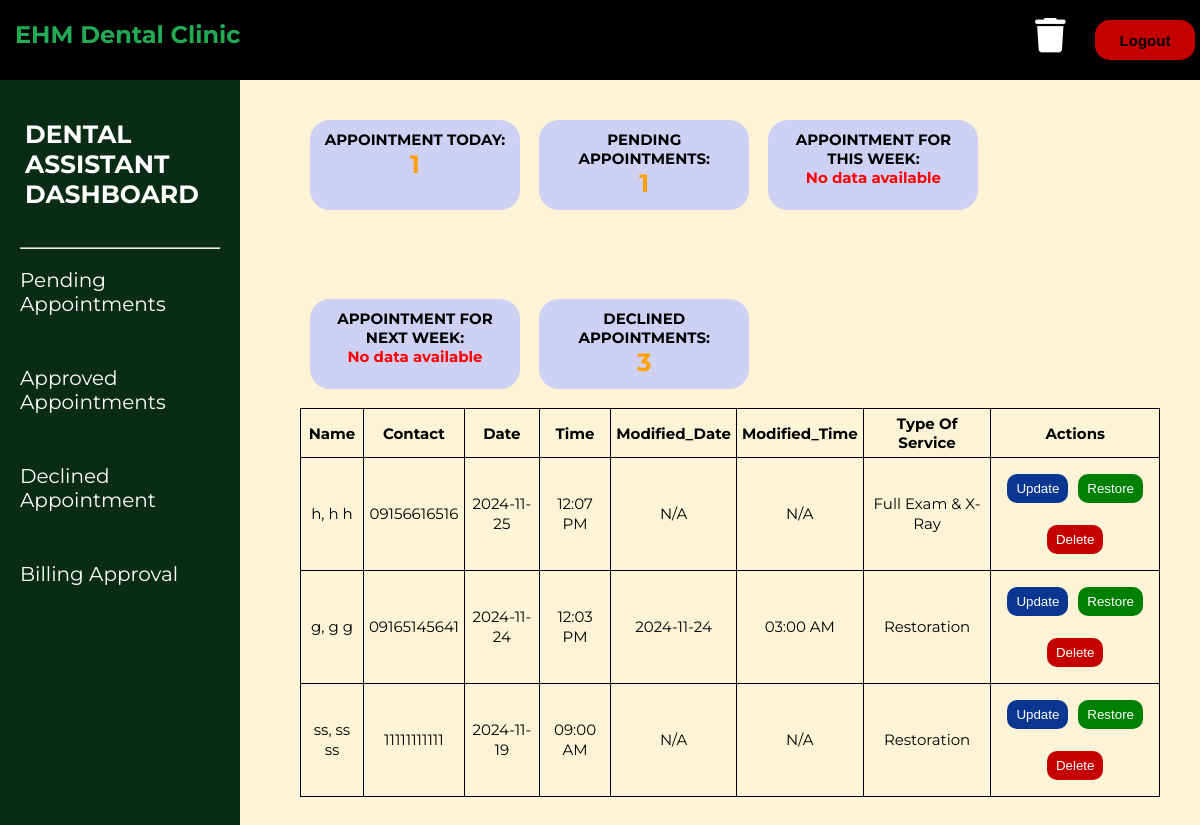
The app's page /DENTAL_ASSISTANT/declined.php (signed in) with its own data.
### tables this page shows
CREATE TABLE `tbl_appointments` (
  `id` int(11) NOT NULL,
  `name` int(255) NOT NULL,
  `contact` varchar(11) NOT NULL,
  `date` date NOT NULL,
  `time` time NOT NULL,
  `modified_date` date DEFAULT NULL,
  `modified_time` time DEFAULT NULL,
  `modified_by` int(3) DEFAULT NULL,
  `service_type` int(11) NOT NULL,
  `status` int(4) DEFAULT 1
);

CREATE TABLE `tbl_patient` (
  `id` int(11) NOT NULL,
  `first_name` varchar(30) NOT NULL,
  `middle_name` varchar(2) DEFAULT NULL,
  `last_name` varchar(20) NOT NULL
);

CREATE TABLE `tbl_service_type` (
  `id` int(11) NOT NULL,
  `service_type` varchar(50) NOT NULL,
  `price` decimal(10,2) NOT NULL
);

### DENTAL_ASSISTANT/declined.php (the view, shortened to what this page needs)
<!DOCTYPE html>
<html lang="en">
<head>
    <link rel="stylesheet" href="dental_assistant.css">
    <link rel="stylesheet" href="https://cdnjs.cloudflare.com/ajax/libs/font-awesome/6.6.0/css/all.min.css"
 />
</head>
<body>
    <nav>
        <a href="../HOME_PAGE/Home_page.php">
            <div class="logo">
                <h1><span>EHM</span> Dental Clinic</h1>
            </div>
        </a>
        <form method="POST" class="s-buttons" action="../logout.php">
            <a href="archives.php"><i class="fas fa-trash trash"></i></a>
            <button type="submit" class="logout-button">Logout</button>
        </form>
    </nav>
    <div>
        <aside class="sidebar">
            <ul>
                <br>
                <a class="active" href="dental_assistant_dashboard.php">
                    <h3>DENTAL ASSISTANT<br>DASHBOARD</h3>
                </a>
                <br>
                <br>
                <hr>
                <br>
                <li><a href="pending.php">Pending Appointments</a></a></li>
                <li><a href="appointments.php">Approved Appointments</a></li>
                <li><a href="declined.php">Declined Appointment</a></li>
                <li><a href="billing.php">Billing Approval </a></li>
            </ul>
        </aside>
    </div>
    <div class="top">
        <div class="content-box">
            <div class="round-box">
                <p>APPOINTMENT TODAY:</p>
                <?php
                include("../dbcon.php");
                $sql_today = "SELECT COUNT(*) as total_appointments_today
                              FROM tbl_appointments
                              WHERE (
                                (modified_date IS NOT NULL AND
                                DATE(modified_date) = CURDATE())
                                OR (modified_date IS NULL AND
                                DATE(date) = CURDATE())
                                ) AND status = '3'";
                $result_today = mysqli_query($con, $sql_today);
                $row_today = mysqli_fetch_assoc($result_today);
                $appointments_today = $row_today['total_appointments_today'];
                if ($appointments_today) {
                    echo "<span style='color: #FF9F00; font-weight: bold; font-size: 25px;'>$appointments_today</span>";
                } else {
                    echo "<span style='color: red;'>No data available</span>";
                }
                ?>
            </div>
            <div class="round-box">
                <p>PENDING APPOINTMENTS:</p>
                <?php
                $sql_pending = "SELECT COUNT(*) as total_pending_appointments
                                FROM tbl_appointments
                                WHERE status = '1'";
                $result_pending = mysqli_query($con, $sql_pending);
                $row_pending = mysqli_fetch_assoc($result_pending);
                $pending_appointments = $row_pending['total_pending_appointments'];
                if ($pending_appointments) {
                    echo "<span style='color: #FF9F00; font-weight: bold; font-size: 25px;'>$pending_appointments</span>";
                } else {
                    echo "<span style='color: red;'>No data available</span>";
                }
                ?>
            </div>
            <div class="round-box">
                <p>APPOINTMENT FOR THIS WEEK:</p>
                <?php
                $sql_week = "SELECT COUNT(*) as total_appointments_week
                 FROM tbl_appointments
                 WHERE (
                    (modified_date IS NOT NULL AND
                     WEEK(DATE(modified_date), 1) = WEEK(CURDATE(), 1) AND DATE(modified_date) != CURDATE())
                    OR
                    (date IS NOT NULL AND
                     WEEK(DATE(date), 1) = WEEK(CURDATE(), 1) AND DATE(date) > CURDATE())
                        )
                 AND status = '3'";
                $result_week = mysqli_query($con, $sql_week);
                $row_week = mysqli_fetch_assoc($result_week);
                $appointments_for_week = $row_week['total_appointments_week'];
                if ($appointments_for_week) {
                    echo "<span style='color: #FF9F00; font-weight: bold; font-size: 25px;'>$appointments_for_week</span>";
                } else {
                    echo "<span style='color: red;'>No data available</span>";
                }
                ?>
            </div>
            <div class="round-box">
                <p>APPOINTMENT FOR NEXT WEEK:</p>
                <?php
                $sql_week = "SELECT COUNT(*) as total_appointments_week
                 FROM tbl_appointments
                 WHERE (
                    (modified_date IS NOT NULL AND
                    WEEK(DATE(modified_date), 1) = WEEK(CURDATE(), 1) + 1 AND DATE(modified_date) != CURDATE())
                    OR
                    (date IS NOT NULL AND
                    WEEK(DATE(date), 1) = WEEK(CURDATE(), 1) + 1 AND DATE(date) > CURDATE())
                    )
                    AND status = '3'";
                $result_week = mysqli_query($con, $sql_week);
                $row_week = mysqli_fetch_assoc($result_week);
                $appointments_for_week = $row_week['total_appointments_week'];
                if ($appointments_for_week) {
                    echo "<span style='color: #FF9F00; font-weight: bold; font-size: 25px;'>$appointments_for_week</span>";
                } else {
                    echo "<span style='color: red;'>No data available</span>";
                }
                ?>
            </div>
            <div class="round-box">
                <p>DECLINED APPOINTMENTS:</p>
                <?php
                $sql_finished = "SELECT COUNT(*) as total_finished_appointments FROM tbl_appointments WHERE status = '2'";
                $result_finished = mysqli_query($con, $sql_finished);
                $row_finished = mysqli_fetch_assoc($result_finished);
                $finished_appointments = $row_finished['total_finished_appointments'];
                if ($finished_appointments) {
                    echo "<span style='color: #FF9F00; font-weight: bold; font-size: 25px;'>$finished_appointments</span>";
                } else {
                    echo "<span style='color: red;'>No data available</span>";
                }
                ?>
            </div>
            <?php
            $resultsPerPage = 6;
            $currentPage = isset($_GET['page']) ? (int) $_GET['page'] : 1;
            $startRow = ($currentPage - 1) * $resultsPerPage;
            $query = "SELECT a.*,
            s.service_type AS service_name,
            p.first_name, p.middle_name, p.last_name
          FROM tbl_appointments a
          JOIN tbl_service_type s ON a.service_type = s.id
          JOIN tbl_patient p ON a.id = p.id
          WHERE a.status = '2'
          ORDER BY a.date DESC, a.time DESC, a.modified_date DESC, a.modified_time DESC
          LIMIT $resultsPerPage OFFSET $startRow";
            $result = mysqli_query($con, $query);
            ?><br>
        </div>
        <table class="table table-bordered">
            <thead>
                <tr>
                    <th>Name</th>
                    <th>Contact</th>
                    <th>Date</th>
                    <th>Time</th>
                    <th>Modified_Date</th>
                    <th>Modified_Time</th>
                    <th>Type Of Service</th>
                    <th>Actions</th>
                </tr>
            </thead>
            <tbody>
                <?php
                if (mysqli_num_rows($result) > 0) {
                    while ($row = mysqli_fetch_assoc($result)) {
                        $modified_date = !'' && !empty($row['modified_date']) ? $row['modified_date'] : 'N/A';
                        $modified_time = !'' && !empty($row['modified_time']) ? date("h:i A", strtotime($row['modified_time'])) : 'N/A';
                        $dateToDisplay = !empty($row['date']) ? $row['date'] : 'N/A';
                        $timeToDisplay = !empty($row['time']) ? date("h:i A", strtotime($row['time'])) : 'N/A';
                        echo "<tr>
                        <td>{$row['last_name']}, {$row['first_name']} {$row['middle_name']}</td>
                        <td>{$row['contact']}</td>
                        <td>{$dateToDisplay}</td>
                        <td>{$timeToDisplay}</td>
                        <td>{$modified_date}</td>
                        <td>{$modified_time}</td>
                        <td>{$row['service_name']}</td>
                        <td>
                        <button type='button' onclick='openModal({$row['id']}, \"{$row['first_name']}\", \"{$row['middle_name']}\", \"{$row['last_name']}\", \"{$row['contact']}\", \"{$dateToDisplay}\", \"{$timeToDisplay}\", \"{$row['service_name']}\")'
                        style='background-color:#083690; color:white; border:none; padding:7px 9px; border-radius:10px; margin:11px 3px; cursor:pointer;'>Update</button>
                        <form method='POST' action='' style='display:inline;'>
                            <input type='hidden' name='id' value='{$row['id']}'>
                        </form>";
                        if ($row['status'] != 'Restore') {
                            echo "<form method='POST' action='' style='display:inline;'>
                                <input type='hidden' name='id' value='{$row['id']}'>
                                <input type='submit' name='restore' value='Restore'
                                style='background-color:green; color:white; border:none;  padding:7px 9px; border-radius:10px; margin:11px 3px; cursor:pointer;'>
                            </form>";
                        }
                        if ($row['status'] != 'Delete') {
                            echo "<form method='POST' action='' style='display:inline;'>
                            <input type='hidden' name='id' value='{$row['id']}'>
                            <input type='submit' name='delete' value='Delete'
                            style='background-color: rgb(196, 0, 0); color:white; border:none;  padding:7px 9px; border-radius:10px; margin:11px 3px; cursor:pointer;'>
                        </form>";
                        }
                        echo "</td></tr>";
                    }
                } else {
                    echo "<tr><td colspan='8'>No records found</td></tr>";
                }
                ?>
            </tbody>
        </table>
        <br><br>
    </div>
</body>
</html>

### DENTAL_ASSISTANT/dental_assistant.css (style rules this page uses)
* { margin: 0%; padding: 0%; text-decoration: none; overflow: auto; }
body { background-color: #FDF3D6; font-family: "Montserrat", sans-serif; }
nav { height: 80px; width: 100%; background-color: #000000; position: fixed; overflow: hidden; z-index: 1000; }
nav .logo { float: left; margin: 0px 15px; color: #22AA54; line-height: 70px; transition: transform 0.3s ease-in-out; }
.s-buttons { display: flex; justify-content: flex-end; align-items: center; margin: 18px 5px; gap: 10px; }
.logout-button { width: 100px; height: 40px; font-size: 15px; font-weight: bold; background-color: rgb(196, 0, 0); color: black; cursor: pointer; border: #ff0000; border-radius: 15px; transition: transform 0.3s; }
.trash { width: 50px; height: 40px; font-size: 35px; font-weight: bold; color: white; cursor: pointer; transition: transform 0.3s; }
.sidebar { position: fixed; top: 80px; width: 200px; height: 100vh; background-color: #0A2C16; color: white; padding: 20px; }
.sidebar h3 { font-size: 25px; color: #ffff; text-shadow: none; }
.sidebar ul { list-style: none; padding: 0; }
.sidebar li { margin-bottom: 50px; font-size: 20px; }
.sidebar a { text-decoration: none; color: white; }
hr { color: black; font-weight: 2px; }
.top { margin-left: 300px; margin-right: 40px; }
.content-box { margin-top: 50px; word-wrap: break-word; overflow-wrap: break-word; justify-content: space-between; }
.round-box { width: 190px; height: 70px; border-radius: 20px; padding: 10px; font-size: 15px; font-weight: bold; text-align: center; display: inline-block; background-color: #CFD1F4; margin: 70px 5px 15px 10px; }
a.active, a:hover { color: #FF9F00; text-shadow: 0px 0px 9px #FF9F00; transition: color .3s, text-shadow .3s; }
table, th, td { font-size: 15px; border: 1px solid black; background-color: #FDF3D6; border-collapse: collapse; text-align: center; padding: 5px; }
table { width: 100%; }
td { line-height: 20px; font: clam(); }
div h3 { margin-left: 5px; color: #fff; }

### records on screen
tbl_appointments: tbl_patient.last_name "h", tbl_patient.first_name "h", tbl_patient.middle_name "h", contact "09156616516", date "2024-11-25", time "12:07 PM", modified_date "N/A", modified_time "N/A", tbl_service_type.service_type "Full Exam & X-Ray"
tbl_appointments: tbl_patient.last_name "g", tbl_patient.first_name "g", tbl_patient.middle_name "g", contact "09165145641", date "2024-11-24", time "12:03 PM", modified_date "2024-11-24", modified_time "03:00 AM", tbl_service_type.service_type "Restoration"
tbl_appointments: tbl_patient.last_name "ss", tbl_patient.first_name "ss", tbl_patient.middle_name "ss", contact "11111111111", date "2024-11-19", time "09:00 AM", modified_date "N/A", modified_time "N/A", tbl_service_type.service_type "Restoration"

### other values on screen
$appointments_today "1"
$pending_appointments "1"
$finished_appointments "3"
